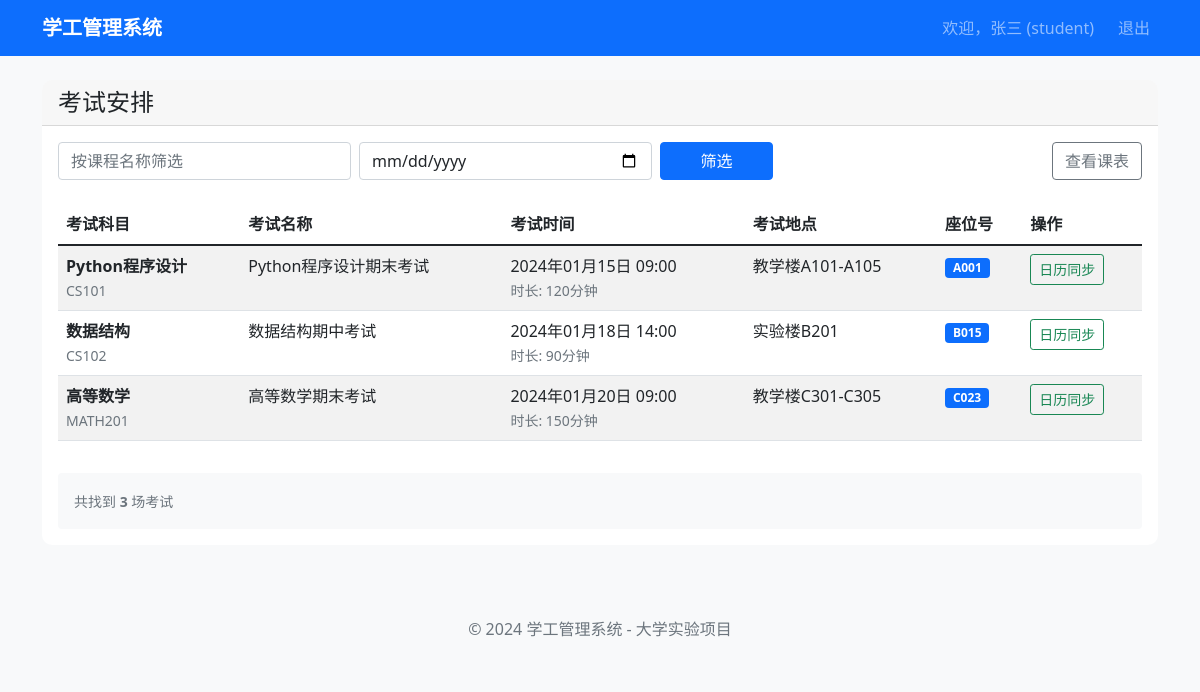
The app's page /student/exam-schedule (signed in) with its own data.
### models.py (models this page shows, shortened)
class User(UserMixin, db.Model):
    __tablename__ = 'users'
    id = db.Column(db.Integer, primary_key=True)
    username = db.Column(db.String(64), unique=True, nullable=False, index=True)
    email = db.Column(db.String(120), unique=True, nullable=False, index=True)
    password_hash = db.Column(db.String(128))
    role = db.Column(db.String(20), nullable=False)  # student, teacher, counselor
    real_name = db.Column(db.String(64), nullable=False)
    class_id = db.Column(db.Integer, db.ForeignKey('classes.id'))
    created_at = db.Column(db.DateTime, default=datetime.utcnow)
    def is_student(self):
        return self.role == 'student'

class Exam(db.Model):
    __tablename__ = 'exams'
    id = db.Column(db.Integer, primary_key=True)
    course_id = db.Column(db.Integer, db.ForeignKey('courses.id'), nullable=False)
    class_id = db.Column(db.Integer, db.ForeignKey('classes.id'), nullable=False)
    exam_name = db.Column(db.String(128), nullable=False)
    exam_time = db.Column(db.DateTime, nullable=False)
    location = db.Column(db.String(128), nullable=False)
    seat_number = db.Column(db.String(32))
    duration = db.Column(db.Integer)
    created_at = db.Column(db.DateTime, default=datetime.utcnow)
    course = db.relationship('Course', backref='exams')

class Course(db.Model):
    __tablename__ = 'courses'
    id = db.Column(db.Integer, primary_key=True)
    course_code = db.Column(db.String(32), unique=True, nullable=False)
    course_name = db.Column(db.String(128), nullable=False)
    teacher_id = db.Column(db.Integer, db.ForeignKey('users.id'), nullable=False)
    class_id = db.Column(db.Integer, db.ForeignKey('classes.id'), nullable=False)
    credit = db.Column(db.Integer, default=2)
    grades_saved = db.Column(db.Boolean, default=False)  # 成绩是否已保存
    grades_submitted = db.Column(db.Boolean, default=False)  # 新增：成绩是否已提交
    grades_submitted_at = db.Column(db.DateTime)  # 新增：成绩提交时间
    created_at = db.Column(db.DateTime, default=datetime.utcnow)
    teacher = db.relationship('User', backref='courses_teaching', foreign_keys=[teacher_id])

### routes/student.py (the view, shortened to what this page needs)
@student_bp.route('/exam-schedule')
@login_required
def exam_schedule():
    if not current_user.is_student():
        flash('无权访问此页面', 'danger')
        return redirect(url_for('auth.login'))
    course_name = request.args.get('course_name', '')
    exam_date = request.args.get('exam_date', '')
    query = Exam.query.filter_by(class_id=current_user.class_id)
    if exam_date:
        try:
            exam_date_obj = datetime.strptime(exam_date, '%Y-%m-%d').date()
            query = query.filter(db.func.date(Exam.exam_time) == exam_date_obj)
        except ValueError:
            pass
    exams = query.order_by(Exam.exam_time).all()
    return render_template('student/exam_schedule.html',
                           exams=exams,
                           course_name=course_name,
                           exam_date=exam_date)

### templates/student/exam_schedule.html (shortened to what this page needs)
{% extends "base.html" %}
{% block content %}
<div class="row">
    <div class="col-12">
        <div class="card">
            <div class="card-header">
                <h4 class="mb-0">考试安排</h4>
            </div>
            <div class="card-body">
                <div class="row mb-4">
                    <div class="col-md-8">
                        <form method="GET" class="row g-2">
                            <div class="col-md-5">
                                <input type="text" name="course_name" class="form-control"
                                       placeholder="按课程名称筛选" value="{{ course_name }}">
                            </div>
                            <div class="col-md-5">
                                <input type="date" name="exam_date" class="form-control"
                                       value="{{ exam_date }}">
                            </div>
                            <div class="col-md-2">
                                <button type="submit" class="btn btn-primary w-100">筛选</button>
                            </div>
                        </form>
                    </div>
                    <div class="col-md-4 text-end">
                        <a href="{{ url_for('student.schedule') }}" class="btn btn-outline-secondary">
                            查看课表
                        </a>
                    </div>
                </div>
                <div class="table-responsive">
                    <table class="table table-striped">
                        <thead>
                            <tr>
                                <th>考试科目</th>
                                <th>考试名称</th>
                                <th>考试时间</th>
                                <th>考试地点</th>
                                <th>座位号</th>
                                <th>操作</th>
                            </tr>
                        </thead>
                        <tbody>
                            {% for exam in exams %}
                            <tr>
                                <td>
                                    <strong>{{ exam.course.course_name }}</strong>
                                    <br>
                                    <small class="text-muted">{{ exam.course.course_code }}</small>
                                </td>
                                <td>{{ exam.exam_name }}</td>
                                <td>
                                    {{ exam.exam_time.strftime('%Y年%m月%d日 %H:%M') }}
                                    {% if exam.duration %}
                                    <br>
                                    <small class="text-muted">时长: {{ exam.duration }}分钟</small>
                                    {% endif %}
                                </td>
                                <td>{{ exam.location }}</td>
                                <td>
                                    {% if exam.seat_number %}
                                    <span class="badge bg-primary">{{ exam.seat_number }}</span>
                                    {% else %}
                                    <span class="text-muted">未分配</span>
                                    {% endif %}
                                </td>
                                <td>
                                    <a href="{{ url_for('student.calendar_sync', exam_id=exam.id) }}"
                                       class="btn btn-outline-success btn-sm"
                                       title="添加到日历">
                                         日历同步
                                    </a>
                                </td>
                            </tr>
                            {% else %}
                            <tr>
                                <td colspan="6" class="text-center text-muted py-4">
                                    暂无考试安排
                                </td>
                            </tr>
                            {% endfor %}
                        </tbody>
                    </table>
                </div>
                {% if exams %}
                <div class="mt-3 p-3 bg-light rounded">
                    <small class="text-muted">
                        共找到 <strong>{{ exams|length }}</strong> 场考试
                    </small>
                </div>
                {% endif %}
            </div>
        </div>
    </div>
</div>
{% endblock %}

### templates/base.html (shortened to what this page needs)
<!DOCTYPE html>
<html lang="zh-CN">
<head>
    <link href="https://cdn.jsdelivr.net/npm/bootstrap@5.1.3/dist/css/bootstrap.min.css" rel="stylesheet">
    <link href="{{ url_for('static', filename='css/style.css') }}" rel="stylesheet">
</head>
<body>
    <nav class="navbar navbar-expand-lg navbar-dark bg-primary">
        <div class="container">
            <a class="navbar-brand" href="{{ url_for('index') }}">学工管理系统</a>
            {% if current_user.is_authenticated %}
            <div class="navbar-nav ms-auto">
                <span class="navbar-text me-3">
                    欢迎，{{ current_user.real_name }} ({{ current_user.role }})
                </span>
                <a class="nav-link" href="{{ url_for('auth.logout') }}">退出</a>
            </div>
            {% endif %}
        </div>
    </nav>
    <main class="container mt-4">
        {% block content %}{% endblock %}
    </main>
    <footer class="bg-light mt-5 py-4">
        <div class="container text-center">
            <span class="text-muted">© 2024 学工管理系统 - 大学实验项目</span>
        </div>
    </footer>
</body>
</html>

### static/css/style.css (style rules this page uses)
body { background-color: #f8f9fa; }
.card { border: none; border-radius: 10px; }
.card-header { border-radius: 10px 10px 0 0 !important; }
.navbar-brand { font-weight: bold; }

### records on screen
User: real_name "张三", role "student"
Exam: course.course_name "Python程序设计", course.course_code "CS101", exam_name "Python程序设计期末考试", exam_time "2024年01月15日 09:00", duration "120", location "教学楼A101-A105", seat_number "A001"
Exam: course.course_name "数据结构", course.course_code "CS102", exam_name "数据结构期中考试", exam_time "2024年01月18日 14:00", duration "90", location "实验楼B201", seat_number "B015"
Exam: course.course_name "高等数学", course.course_code "MATH201", exam_name "高等数学期末考试", exam_time "2024年01月20日 09:00", duration "150", location "教学楼C301-C305", seat_number "C023"

### other values on screen
{{ exams|length }} "3"
